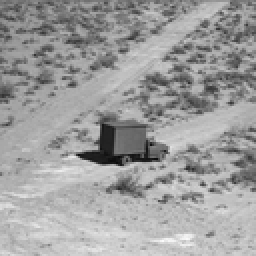
%> input picture Project 4/truck.gif, 128 x 128 px, shrunk from 256 x 256 before the run (shown 2 times larger)
$ octave HistEq.m   (GNU Octave 9; MATLAB toolbox functions it lacks are replaced by stand-ins)
%> lines starting %> are read from the running program, lines starting %| are printed output that depends on the picture; in (x1, y1, x2, y2) boxes, pixels count from 0 and x2, y2 are one past the last pixel; in counts of white or black regions, pixels touching at a corner belong together; the program's own positions count from 1
%%%%%%%%%%%%% The HistEq.m file %%%%%%%%%%%%%%%%%%%%%%%%%%%%%%%%%%%%%%%%%
% Purpose:
%      Equalizes image and provides histogram and cdf of that image
%
% Input Variables:
%      Input 2D image
%
% Returned Results:
%      Equalized image
%      Histogram and CDF of image
%
%  Date:        11/1/2017
%%%%%%%%%%%%%%%%%%%%%%%%%%%%%%%%%%%%%%%%%%%%%%%%%%%%%%%%%%%%%%%%%%%%%%%%%%%%
clear;
clc;

b=imread('truck.gif');
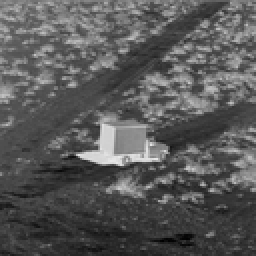
%> b: size 128x128 uint8 (shown 2 times larger); min 0, max 232, mean 88
figure(1);
imshow(b), title('ORIGINAL IMAGE');

% Perform histogram equalization
for i=1:256
    a(i)=0;
end
row=size(b,1);
%> row = 128
col=size(b,2);
%> col = 128
for k=1:row
    for m=1:col
        for i=1:256
            if b(k,m)==(i)-1
                a(i)=a(i)+1;

            end
        end
    end
end
%> after the loop, a = 256 values, max 270 at index 55, min 0 at index 234, mean 64

for i=1:256
    if i==1
        c(i)=a(i);
    else
        c(i)=c(i-1)+a(i);
    end
end
%> after the loop, c = 256 values from 1 to 16384


for i=1:256
    d(i)=round((c(i)/c(256))*255);
end
%> after the loop, d = 256 values from 0 to 255


for k=1:row
    for m=1:col
                img(k,m)=d(b(k,m)+1);
    end
end
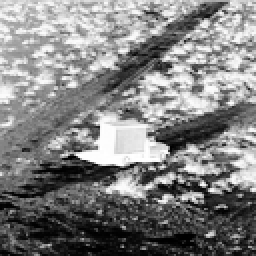
%> img: size 128x128 double (shown 2 times larger); min 0, max 255, mean 128.6
figure(2);
imshow(uint8(img)), title('EQUALIZED IMAGE');
imwrite(img,'HistEqImg.gif');
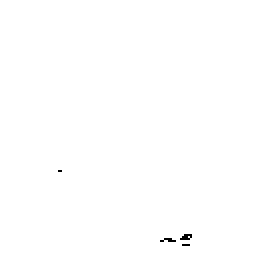
%> saved as HistEqImg.gif: size 128x128 uint8 (shown 2 times larger); 99.8% white; black in thin lines or dots, all inside (x1, y1, x2, y2) = (29, 85, 96, 123)

g=imread('HistEqImg.gif');

% Histogram of equalized image
[M,N]=size(g);
%> M = 128; N = 128

t=1:256;
n=0:255;
count=0;

for z=1:256
    for i=1:M
        for j=1:N

            if g(i,j)==z-1
                count=count+1;
            end
        end
    end
            t(z)=count;
            count=0;
end
%> after the loop, t = 256 values, max 16355 at index 2, min 0 at index 3, mean 64
figure(3);
plot(t)
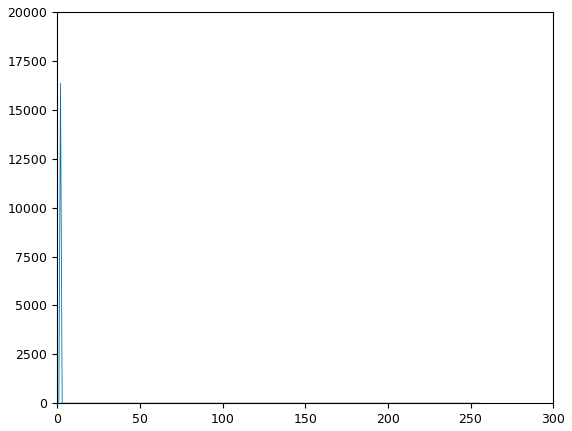
%> figure redrawn from the program's plot data; curve peaks at x = 2, y = 16355
stem(n,t);
grid on;
ylabel('no. of pixels with such intensity levels---->');
xlabel('intensity levels---->'); title('HISTOGRAM OF THE EQUALIZED IMAGE')
%> after `title('HISTOGRAM OF THE EQUALIZED IMAGE')`:
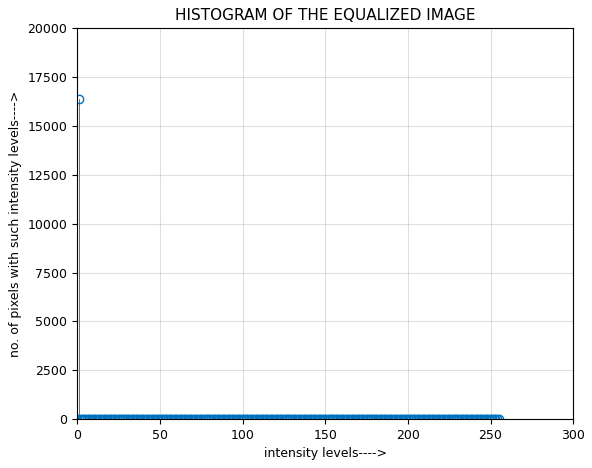
%> figure redrawn from the program's plot data; highest point at x = 1, y = 16355


% CDF of equalized image
tsum = sum(t);
%> tsum = 16384
n_sum = t/tsum;
%> n_sum = 256 values, max 0.998 at index 2, min 0 at index 3, mean 0.00391
cdf=t;
%> cdf has the same summary as t

for i = 1:length(t)
    cdf(i) = sum(n_sum(1:i));
end
%> after the loop, cdf = 256 values from 0.00177 to 1
figure(4);
plot(cdf);
title('CDF OF EQUALIZED IMAGE');
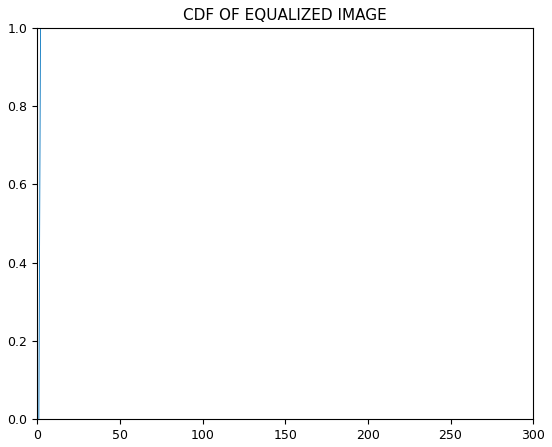
%> figure redrawn from the program's plot data; curve peaks at x = 2, y = 1
